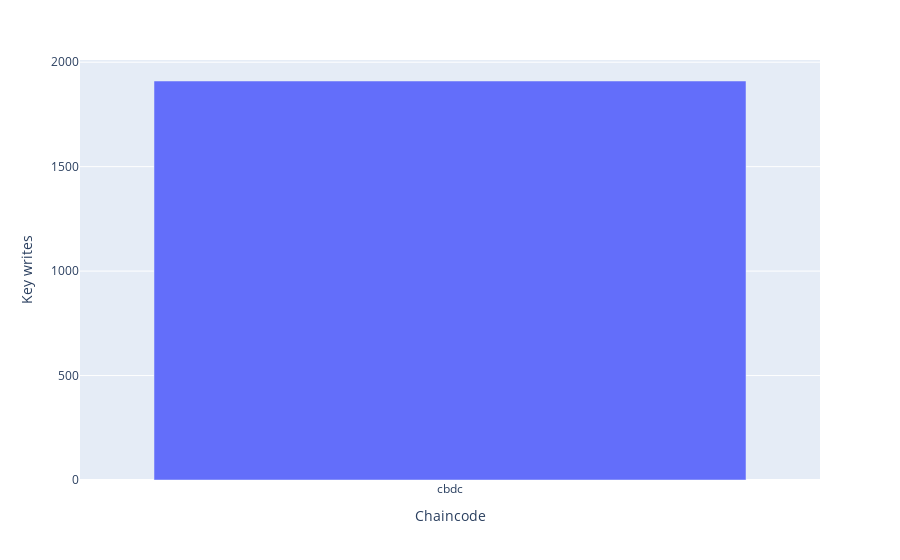

Notebook code cell kept with this figure:
### Code cell
labels={"x":"Chaincode","y":"Key writes"}
fig = px.bar(x=txDfw['chaincode'].unique(),y=txDfw['chaincode'].value_counts(),labels=labels)
fig

### Figure 1 — Plotly figure (JSON) as saved in the notebook; plotly's stock layout.template omitted (floating-point values rounded to 4 significant figures)
{"data": [{"alignmentgroup": "True", "hovertemplate": "Chaincode=%{x}<br>Key writes=%{y}<extra></extra>", "legendgroup": "", "marker": {"color": "#636efa"}, "name": "", "offsetgroup": "", "orientation": "v", "showlegend": false, "textposition": "auto", "type": "bar", "x": ["cbdc"], "xaxis": "x", "y": [1910], "yaxis": "y"}], "layout": {"barmode": "relative", "legend": {"tracegroupgap": 0}, "margin": {"t": 60}, "xaxis": {"anchor": "y", "domain": [0, 1], "title": {"text": "Chaincode"}}, "yaxis": {"anchor": "x", "domain": [0, 1], "title": {"text": "Key writes"}}}}
